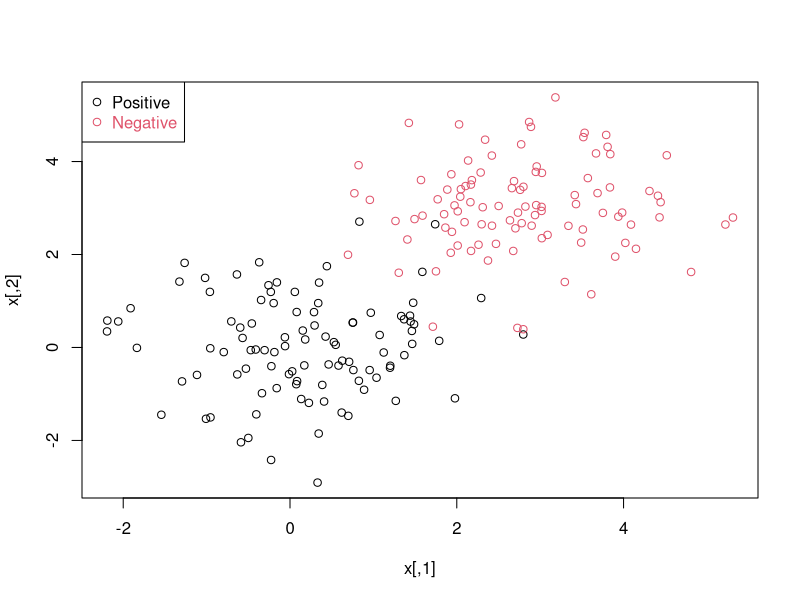
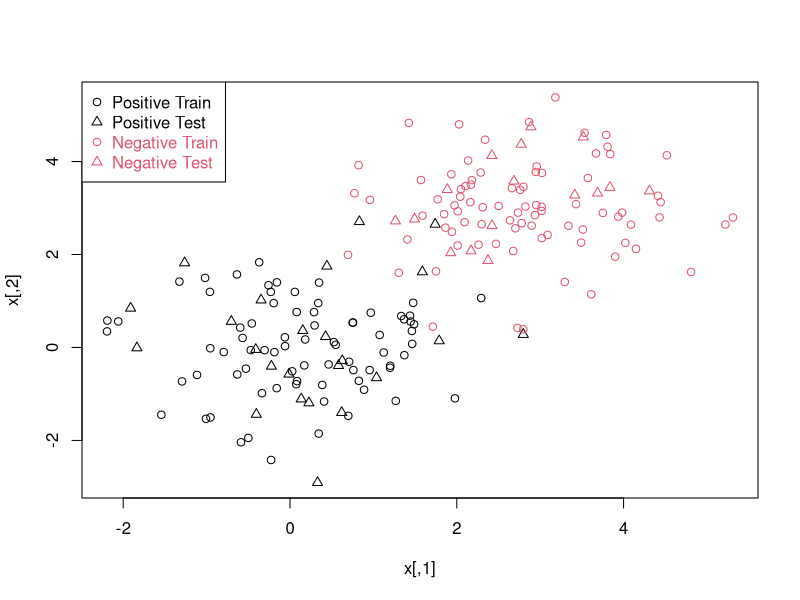
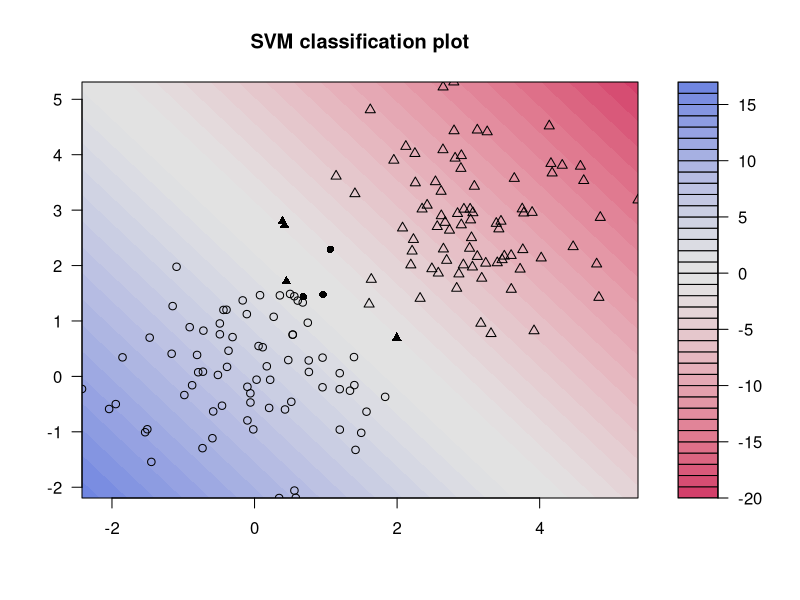

Source code (R) for these figures, in order:
## ---- chunk 1
n <- 200 # number of datapoints
p <- 2 # dimension
sigma <- 1 # variance of the distribution
mpos <- 0 # mean value ( centre of the distribution) of positive examples
mneg <- 3 # mean valuecentre of the distribution) of negative examples
npos <- round (n / 2) # number of positive examples
nneg <- n - npos # number of negative examples
# Generate the positive and negative examples
xpos <- matrix ( rnorm ( npos * p , mean = mpos , sd = sigma ), npos , p)
xneg <- matrix ( rnorm ( nneg * p , mean = mneg , sd = sigma ), nneg , p)
x <- rbind ( xpos , xneg )
# Generate labels
y <- matrix (c( rep (1 , npos ), rep ( -1 , nneg )))
# Visualize the data
plot (x , col = ifelse (y > 0, 1, 2))
legend ("topleft" , c( 'Positive ', 'Negative'), col = seq (2) , pch = 1,
        text.col = seq (2))
## Prepare a training and a test set ##
ntrain <- round (n * 0.8) # number of training examples
tindex <- sample (n , ntrain ) # indices of training samples
XT <- x[ tindex ,] # positive training examples
XX <- x[- tindex ,] # positive test examples
YT <- y[ tindex ] # negative training examples
YY <- y[- tindex ] # negative test examples
istrain = rep (0 , n)
istrain [ tindex ] = 1
# Visualize
plot (x , col = ifelse (y > 0 ,1 ,2) , pch = ifelse ( istrain == 1, 1, 2))
legend ("topleft" , c( 'Positive Train', 'Positive Test', 'Negative Train',
'Negative Test'), col=c (1 , 1, 2, 2) , pch = c (1 , 2, 1, 2) ,
text.col = c(1 , 1, 2, 2))
## ---- chunk 2
# Load the kernlab package
library ( kernlab )
# Train the SVM
svp <- ksvm (XT , YT , type = "C-svc" , kernel = 'vanilladot', C = 100 , scaled=c())
## ---- chunk 3
# General summary
svp
# Attributes that you can access
attributes(svp)
# For example , the support vectors
alpha (svp)
alphaindex(svp)
b(svp)
# Use the built - in function to pretty - plot the classifier
plot (svp, data = XT)
